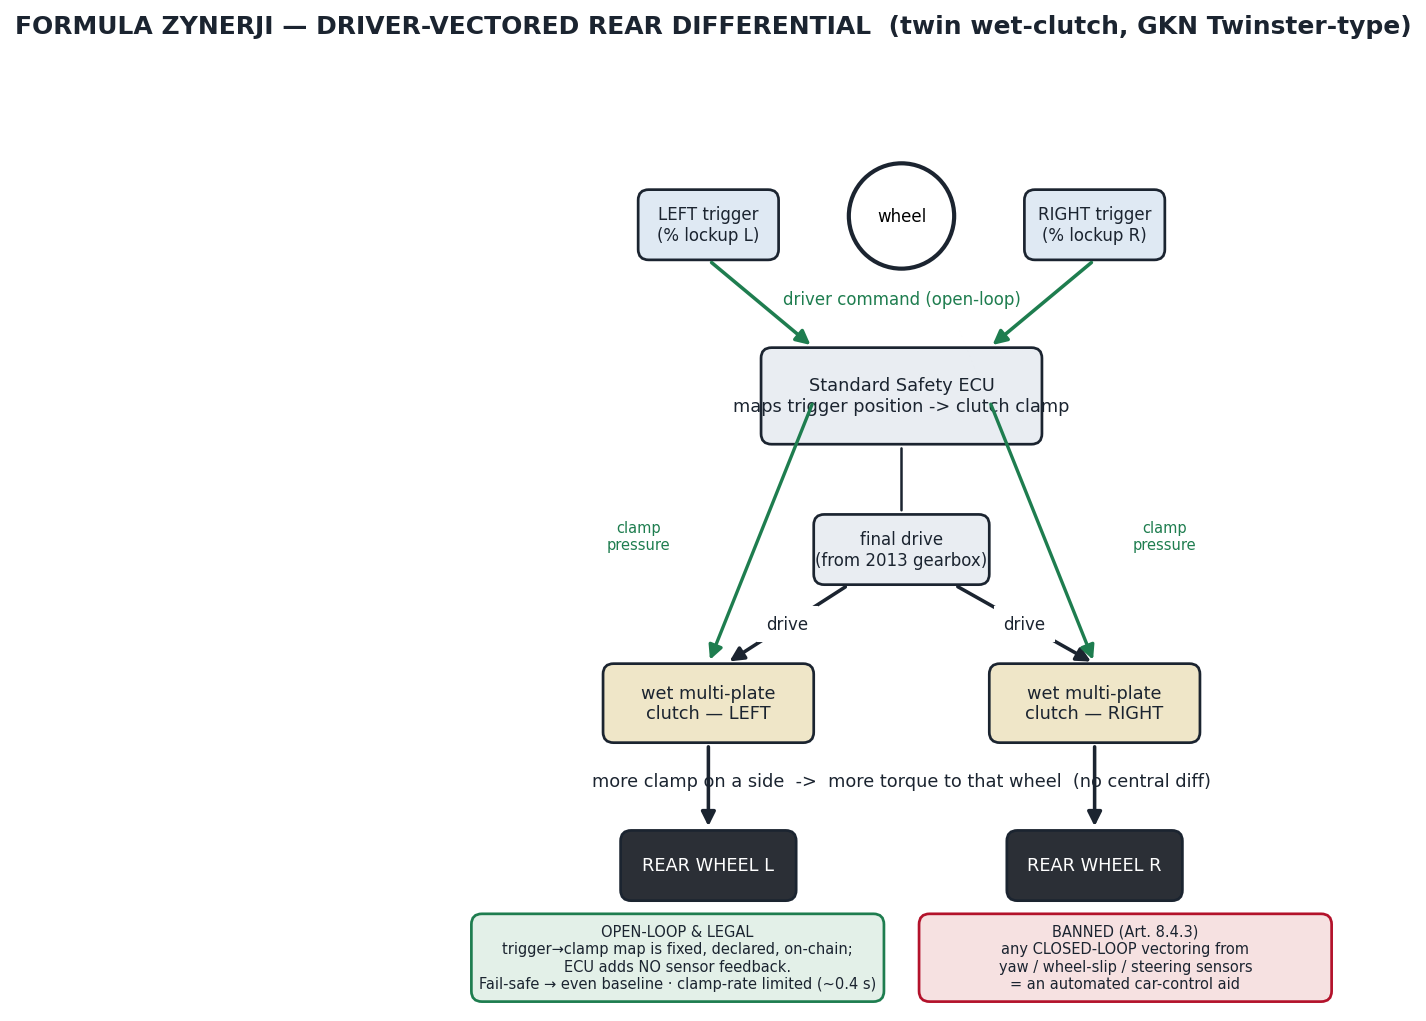

Python code for this plot:
"""Formula Zynerji — driver-vectored twin wet-clutch differential (open-loop) + control law.
   python drawings/diff_schematic.py  ->  drawings/diff_schematic.{svg,png,pdf}"""
import matplotlib.pyplot as plt
from matplotlib.patches import Circle, Rectangle, FancyArrowPatch
from _draw import style, save, box, arrow, INK, ACC, MUT, FILL
BLUE="#1f6fb2"; GREEN="#1e7d4f"; RED="#b3122b"

fig, ax = plt.subplots(figsize=(12, 7.6)); ax.set_xlim(0,100); ax.set_ylim(0,100); style(ax)

# steering wheel + two analog triggers
ax.add_patch(Circle((50,90),6, fc="white", ec=INK, lw=2)); ax.text(50,90,"wheel",ha="center",va="center",fontsize=8)
box(ax,(20,85),16,8,"LEFT trigger\n(% lockup L)",fc="#dfe9f3",fs=8)
box(ax,(64,85),16,8,"RIGHT trigger\n(% lockup R)",fc="#dfe9f3",fs=8)
# ECU
box(ax,(34,64),32,11,"Standard Safety ECU\nmaps trigger position -> clutch clamp",fc=FILL,fs=8.5)
arrow(ax,(28,85),(40,75),color=GREEN); arrow(ax,(72,85),(60,75),color=GREEN)
ax.text(50,80,"driver command (open-loop)",ha="center",fontsize=8,color=GREEN,backgroundcolor="white")
# final drive
box(ax,(40,48),20,8,"final drive\n(from 2013 gearbox)",fc=FILL,fs=8)
arrow(ax,(50,64),(50,56),color=INK,lw=1.2,st="-")  # ECU sits above; visual link
# clutch packs
box(ax,(16,30),24,9,"wet multi-plate\nclutch — LEFT",fc="#efe6c8",fs=8.5)
box(ax,(60,30),24,9,"wet multi-plate\nclutch — RIGHT",fc="#efe6c8",fs=8.5)
arrow(ax,(44,48),(30,39),color=INK,text="drive",fs=8)      # final drive -> clutches
arrow(ax,(56,48),(72,39),color=INK,text="drive",fs=8)
arrow(ax,(40,69),(28,39),color=GREEN,lw=1.6)               # ECU clamp -> L
arrow(ax,(60,69),(72,39),color=GREEN,lw=1.6)               # ECU clamp -> R
ax.text(20,52,"clamp\npressure",ha="center",fontsize=7,color=GREEN)
ax.text(80,52,"clamp\npressure",ha="center",fontsize=7,color=GREEN)
# wheels
box(ax,(18,12),20,8,"REAR WHEEL L",fc="#2b2f36",tc="white",fs=8.5)
box(ax,(62,12),20,8,"REAR WHEEL R",fc="#2b2f36",tc="white",fs=8.5)
arrow(ax,(28,30),(28,20),color=INK); arrow(ax,(72,30),(72,20),color=INK)
ax.text(50,25,"more clamp on a side  ->  more torque to that wheel  (no central diff)",
        ha="center",fontsize=8.5,color=INK)
# legality / safety notes
box(ax,(1,0.5),47,10,"OPEN-LOOP & LEGAL\ntrigger→clamp map is fixed, declared, on-chain;\n"
    "ECU adds NO sensor feedback.\nFail-safe → even baseline · clamp-rate limited (~0.4 s)",
    fc="#e3f0e8",ec=GREEN,fs=7)
box(ax,(52,0.5),47,10,"BANNED (Art. 8.4.3)\nany CLOSED-LOOP vectoring from\nyaw / wheel-slip / steering sensors\n"
    "= an automated car-control aid",
    fc="#f6e1e1",ec=RED,fs=7)

fig.suptitle("FORMULA ZYNERJI — DRIVER-VECTORED REAR DIFFERENTIAL  (twin wet-clutch, GKN Twinster-type)",
             fontsize=12,fontweight="bold",color=INK,x=0.02,ha="left")
save(fig,"diff_schematic"); print("saved drawings/diff_schematic.{svg,png,pdf}")
